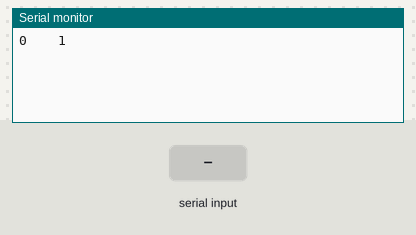
A sketch run on a simulated Arduino Uno, built with avr-gcc and run on an emulated ATmega328P. Parts: the last lines printed to the serial monitor. The inputs (shaded band) are chosen by the test bench.

Above: at 1.2 s.
1.3 s: "1\n" received over Serial
At 2.1 s:
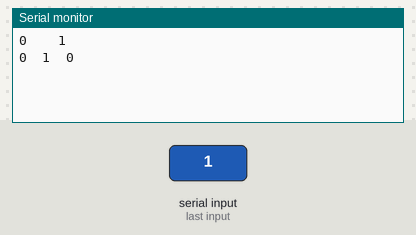
2.8 s: "0\n" received over Serial
At 3.4 s:
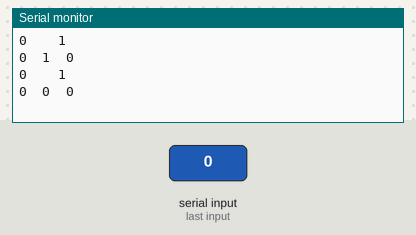
4.3 s: "2\n" received over Serial
At 5.1 s:
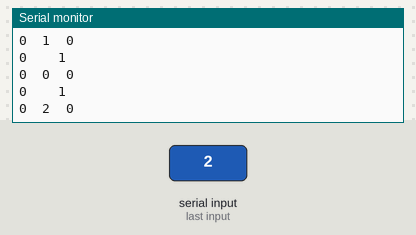
Timing chart, 0 to 7.3 s (numbered marks = the images above; inputs shaded):
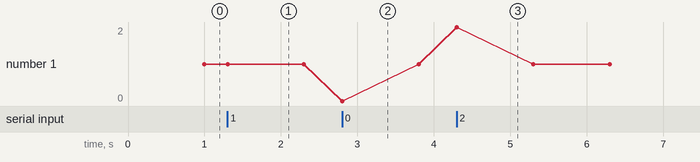

Measured:
- after the input at 1.3 s, the serial monitor: prints a new line at once (image 1)
- after the input at 2.8 s, the serial monitor: prints a new line at once (image 2)
- after the input at 4.3 s, the serial monitor: prints a new line at once (image 3)

The sketch:

Bluetooth_Com.ino
```cpp
String s;


void setup() {

  Serial.begin(9600);

}

void loop() {

  s=Serial.readStringUntil('\n');


    Serial.print(Serial.available());
   Serial.print("\t");
    Serial.print(s);
     Serial.print("\t");
     Serial.println(s==NULL);
     //Serial.readStringUntil()==NULL if not key-in anything


}
```
